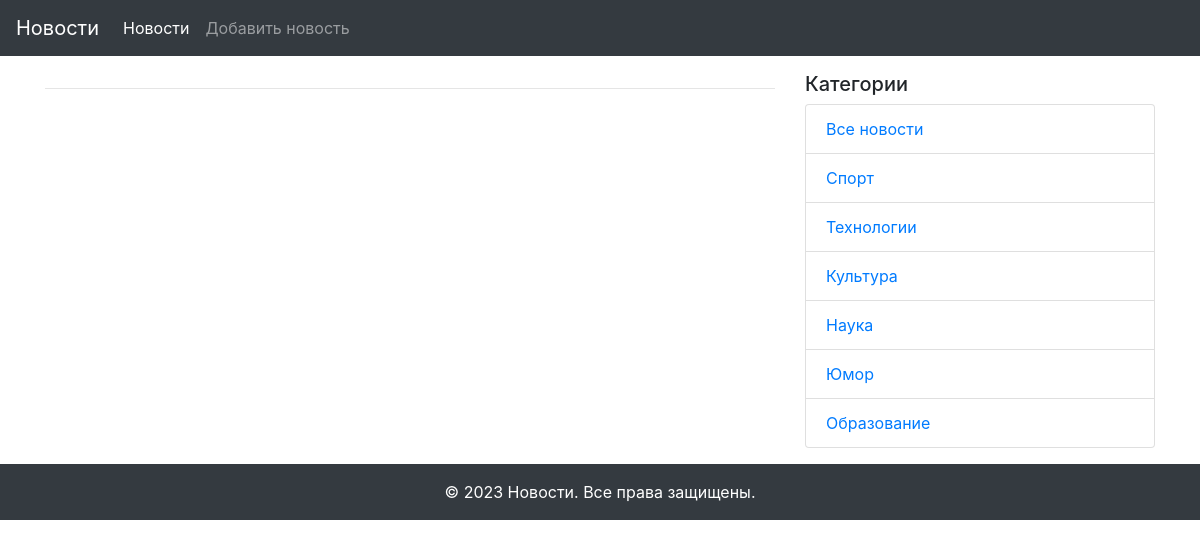
/news_detail/18, run on an earlier commit of the app's database.
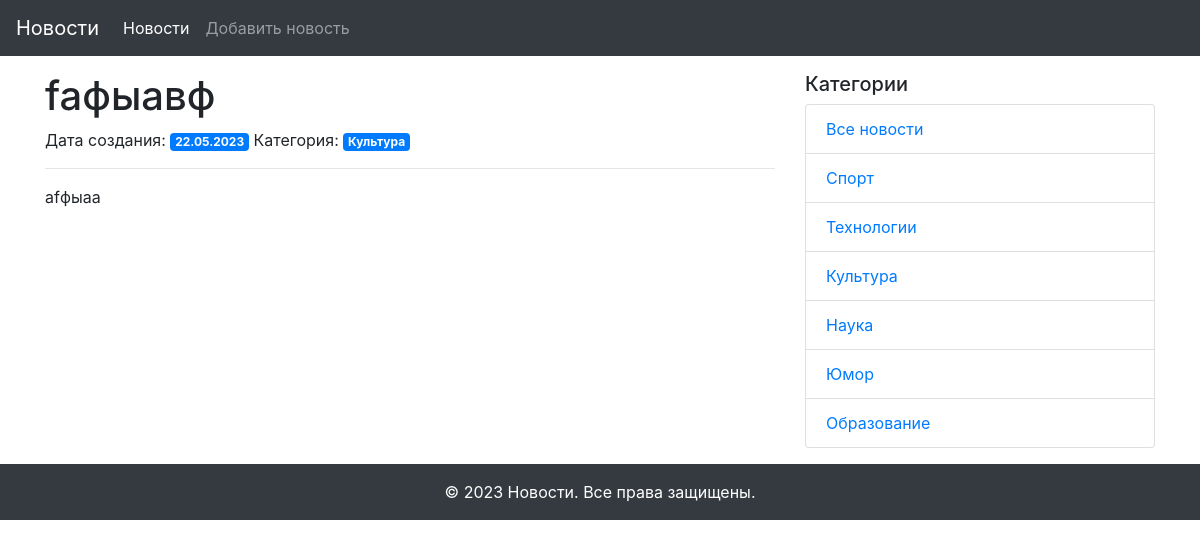
And on a later commit of the database.
### app/models.py (models this page shows, shortened)
class Category(db.Model):
    id = db.Column(db.Integer, primary_key=True)
    title = db.Column(db.String(255), nullable=False)
    news = db.relationship('News', back_populates='category')

class News(db.Model):
    id = db.Column(db.Integer, primary_key=True)
    title = db.Column(db.String(255), unique=True, nullable=False)
    text = db.Column(db.Text, nullable=False)
    created_date = db.Column(db.DateTime, default=datetime.utcnow)
    category_id = db.Column(db.Integer, db.ForeignKey('category.id'), nullable=True)
    category = db.relationship('Category', back_populates='news')

### app/views.py (the view)
@app.route('/news_detail/<int:id>')
def news_detail(id):
    news = News.query.get(id)
    categories = Category.query.all()
    return render_template('news_detail.html',
                           news=news,
                           categories=categories)

### app/templates/news_detail.html (shortened to what this page needs)
{% extends "base.html" %}
{% block content %}
  <h1>{{ news.title }}</h1>
  {% if news.created_date %}
    <span>Дата создания: </span><span class="badge badge-primary">{{ news.created_date.strftime('%d.%m.%Y') }}</span>
  {% endif %}
  {% if news.category %}
    <span>Категория: <a href="{{ url_for('news_in_category', id=news.category.id) }}" class="badge badge-primary">{{ news.category.title }}</a></span>
  {% endif %}
  <hr>
  <p>{{ news.text }}</p>
{% endblock content %}

### app/templates/side_navigation.html
<div class="col-md-4">
  <h5>Категории</h5>
  <ul class="list-group">
    <li class="list-group-item"><a href="{{ url_for('index') }}">Все новости</a></li>
    {% for category in categories %}
      <li class="list-group-item"><a href="{{ url_for('news_in_category', id=category.id) }}">{{ category.title }}</a></li>
    {% endfor %}
  </ul>
</div>

What changed in the data, as far as the page shows it:
added News: title "faфыавф", created_date "22.05.2023", text "afфыаa"
shown differently, row unchanged: Category "Культура": category (not shown) → "Культура"
Also different on the page:
text now shown: "Дата создания: Категория:"
